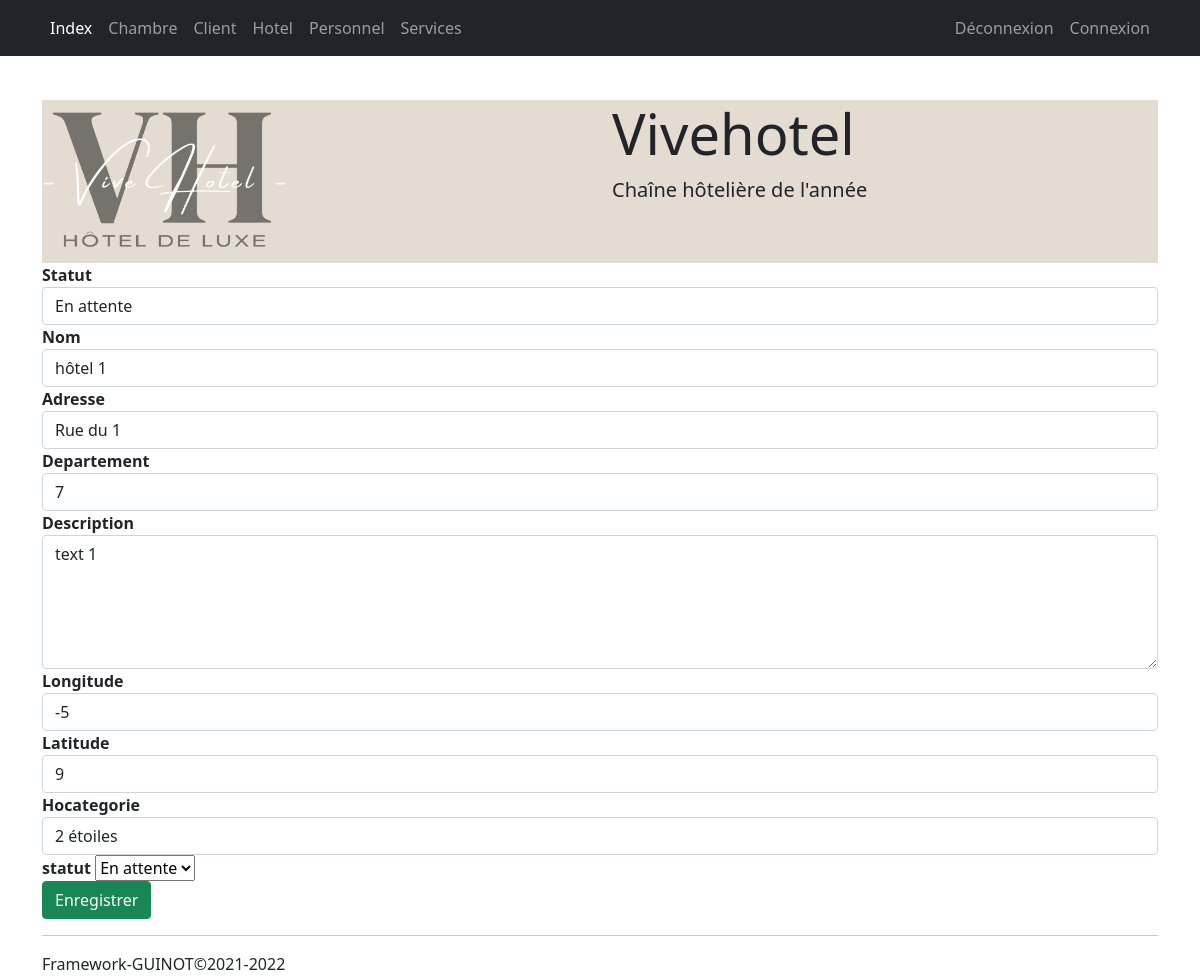
The page /index.php?m=hotel&a=edit&id=1 on the database its author committed.
### tables this page shows
create table hotel (
    hot_id int auto_increment primary key,
    hot_statut varchar(500) not null,
    hot_nom varchar(500) not null,
    hot_adresse varchar(500) not null,
    hot_departement varchar(500) not null,
    hot_description text not null,
    hot_longitude double not null,
    hot_latitude double not null,
    hot_hocategorie int not null
);

create table hocategorie (
    hoc_id int auto_increment primary key,
    hoc_categorie varchar(500) not null
);

### application/module/hotel/Ctr_hotel.class.php (called while the page is built, shortened)
<?php
class Ctr_hotel extends Ctr_controleur implements I_crud {
    public function __construct($action) {
        $a = "a_$action";
        $this->$a();
    }
	function a_edit() {
		$id = isset($_GET["id"]) ? $_GET["id"] : 0;
		$u=new Hotel();
		if ($id>0)
			$row=$u->select($id);
		else
			$row=$u->emptyRecord();
		extract($row);
		require $this->gabarit;
	}
}

### www/index.php (called while the page is built, shortened)
<?php
new $module($_GET["a"]);
?>

### framework/fonction.php (called while the page is built, shortened)
<?php
function hlien()
{
	$args = func_get_args();
	$nb = count($args) / 2;
	$m = $args[0];
	$a = $args[1];
	if (!isset($args[2]))
		return "index.php?m=$m&a=$a";
	else {
		$para = array();
		for ($i = 1; $i < $nb; $i++)
			$para[] = $args[2 * $i] . "=" . $args[2 * $i + 1];
		$s = implode("&", $para);
		return "index.php?m=$m&a=$a&$s";
	}
}
function mhe($x)
{
	return htmlentities($x, ENT_QUOTES, "utf-8");
}

### framework/Table.class.php (the view, shortened to what this page needs)
<?php
class Table
{
	public static $link;
	public string $table;
	public string $pk;
	public function __construct(string $table, string $pk)
	{
		$this->table = $table;
		$this->pk = $pk;
	}
	function select(int $id)
	{
		$sql = "select * from $this->table where $this->pk=:id";
		$statement = self::$link->prepare($sql);
		$statement->bindValue(":id", $id, PDO::PARAM_INT);
		$statement->execute();
		return $statement->fetch();
	}
	static public function HTMLoptions($sql, $pk, $label, $id)
	{
		$resultat = self::$link->query($sql);
		$s = "";
		foreach ($resultat as $tab) {
			if ($tab[$pk] == $id)
				$sel = " selected ";
			else
				$sel = "";
			$s = $s . "<option $sel value='$tab[$pk]'>$tab[$label]</option>";
		}
		return $s;
	}
}

### application/module/hotel/vue_hotel_edit.php (shortened to what this page needs)
<form method="post" action="<?= hlien("hotel", "save") ?>">
    <div class='form-group'>
        <label for='hot_statut'>Statut</label>
        <input id='hot_statut' name='hot_statut' type='text' size='50' value='<?= mhe($hot_statut) ?>' class='form-control' />
    </div>
    <div class='form-group'>
        <label for='hot_nom'>Nom</label>
        <input id='hot_nom' name='hot_nom' type='text' size='50' value='<?= mhe($hot_nom) ?>' class='form-control' />
    </div>
    <div class='form-group'>
        <label for='hot_adresse'>Adresse</label>
        <input id='hot_adresse' name='hot_adresse' type='text' size='50' value='<?= mhe($hot_adresse) ?>' class='form-control' />
    </div>
    <div class='form-group'>
        <label for='hot_departement'>Departement</label>
        <input id='hot_departement' name='hot_departement' type='text' size='50' value='<?= mhe($hot_departement) ?>' class='form-control' />
    </div>
    <div class='form-group'>
        <label for='hot_description'>Description</label>
        <textarea id='hot_description' name='hot_description' rows="5" class='form-control'><?= mhe($hot_description) ?></textarea>
    </div>
    <div class='form-group'>
        <label for='hot_longitude'>Longitude</label>
        <input id='hot_longitude' name='hot_longitude' type='number' step='0.01' size='50' value='<?= mhe($hot_longitude) ?>' class='form-control' />
    </div>
    <div class='form-group'>
        <label for='hot_latitude'>Latitude</label>
        <input id='hot_latitude' name='hot_latitude' type='number' step='0.01' size='50' value='<?= mhe($hot_latitude) ?>' class='form-control' />
    </div>
    <div class='form-group'>
        <label for='hot_hocategorie'>Hocategorie</label>
        <select id='hot_hocategorie' name='hot_hocategorie' class='form-control'>
            <?= Table::HTMLoptions("select * from hocategorie ", "hoc_id", "hoc_categorie", $hot_hocategorie) ?>
        </select>
    </div>
    <div class='form-group'>
        <label for='statut'>statut</label>
        <select name="hot_statut">
            <?php
            foreach (Hotel::statut as  $valeur) { ?>
                <option id="<?=$cvaleur?>" value="<?=$valeur?>"><?=$valeur?></option>
       <?php } ?>
    </select>
    </div>
    <input class=" btn btn-success" type="submit" name="btSubmit" value="Enregistrer" />
</form>

### www/_css/style.css (style rules this page uses)
body { margin-top: 100px; }
label { font-weight: bold; }

### rows shown on the page
hotel: hot_statut "En attente", hot_nom "hôtel 1", hot_adresse "Rue du 1", hot_departement "7", hot_description "text 1", hot_longitude "-5", hot_latitude "9"
hocategorie: hot_hocategorie "2 étoiles"

### other values the page prints
SITE_NOM "Vivehotel"
SITE_SLOGAN "Chaîne hôtelière de l'année"
form field hot_statut "En attente"
